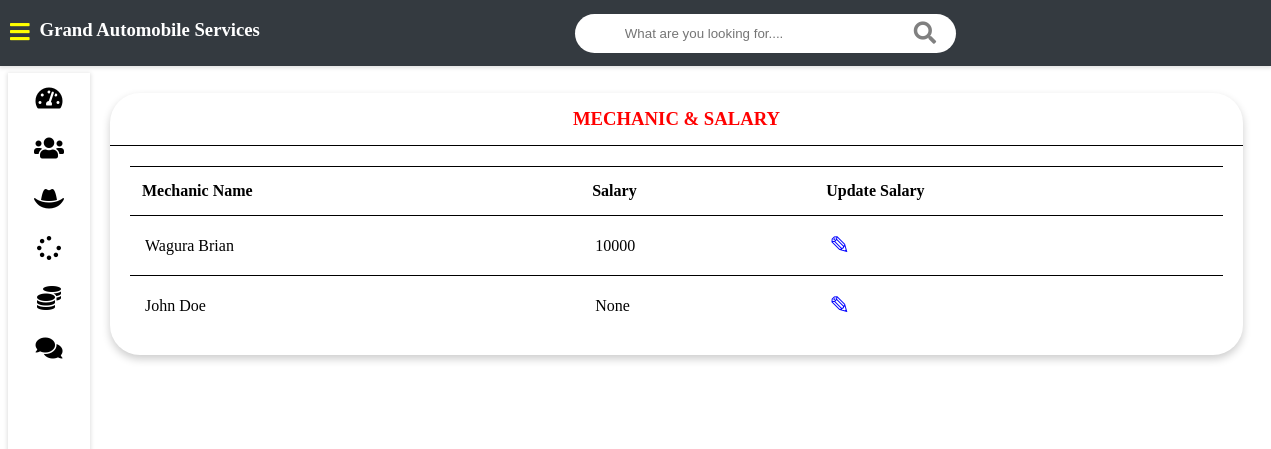
Page /admin-view-mechanic-salary (signed in) on the committed database.
### vehicle/models.py (models this page shows, shortened)
class Mechanic(models.Model):
    user            = models.OneToOneField(User, on_delete=models.CASCADE)
    profile_pic     = models.ImageField(upload_to = 'profile_pic/MechanicProfilePic/', null=True , blank=True )
    address         = models.CharField(max_length=40)
    mobile          = models.CharField(max_length=20, null=False)
    skill           = models.CharField(max_length=500, null=True)
    salary          = models.PositiveIntegerField(null=True)
    status          = models.BooleanField(default=False)
    @property
    def get_name(self):
        return self.user.first_name + " " + self.user.last_name

### vehicle/views.py (the view)
# urls.py: path('admin-view-mechanic-salary', views.admin_view_mechanic_salary_view, name='admin-view-mechanic-salary'),
@login_required(login_url='adminlogin')
def admin_view_mechanic_salary_view(request):
    mechanics       = models.Mechanic.objects.all()
    return render(request, 'vehicle/admin/admin_view_mechanic_salary.html', {'mechanics':mechanics})

### templates/vehicle/admin/admin_view_mechanic_salary.html
{% extends 'vehicle/admin/adminbase.html' %}
{% block content %}
{% load static %}
<div class="wrapper">
    <div class="row">
        <div class="col-12 col-m-12 col-sm-12">
            <div class="card">
                <div class="card-header">
                    <h3 style="color:red; text-align:center">MECHANIC & SALARY</h3>
                </div>
                <div class="card-content">
                    <table>
                        <thead>
                            <tr>
                                <th>Mechanic Name</th>
                                <th>Salary</th>
                                <th>Update Salary</th>
                            </tr>
                        </thead>
                        <tbody>
                            {% for m in mechanics %}
                            <tr>
                                <td>{{m.get_name}}</td>
                                <td>{{m.salary}}</td>
                                <td><a style="color:blue; text-decoration:none;font-size:25px;" href="{% url 'update-salary' m.id  %}">&#9998;</a></td>
                            </tr>
                            {% endfor %}
                        </tbody>
                    </table>
                </div>
            </div>
        </div>
    </div>
    <br><br>
</div>
{% endblock content %}

### static/style.css (style rules this page uses)
* { box-sizing: border-box; }
[class*="col-"] { padding: 10px; }
@media only screen and (min-width: 600px) { .col-sm-12 { width: 100%; } }
@media only screen and (min-width: 768px) { .col-m-12 { width: 100%; } }
@media only screen and (min-width: 992px) { .col-12 { width: 100%; } }
.card { color: #343a40!; border-radius: 30px; margin-bottom: 10px; box-shadow: 0 4px 8px 0 rgba(0,0,0,0.2); }
.card-header { padding: 15px 30px; border-bottom: 1px solid ; position: relative; }
.card-header h3 { margin: 0; }
.card-content { padding: 20px; overflow-x: auto; }
table { border-collapse: collapse; width: 100%; }
table td { border-top: 1px solid black; padding: 15px; }
table th { border-top: 1px solid black; border-bottom: 1px solid black; padding: 15px 12px; text-align: left; }
.row { display: flex; flex-wrap: wrap; flex-direction: row; }
.row:after, .row:before { box-sizing: border-box; }
.wrapper { padding: 10px; margin-left: 82px; padding-top: 75px; background: white; transition: margin-left .5s; }

### rows in the picture
Mechanic: get_name "Wagura Brian", salary "10000"
Mechanic: get_name "John Doe", salary "None"
